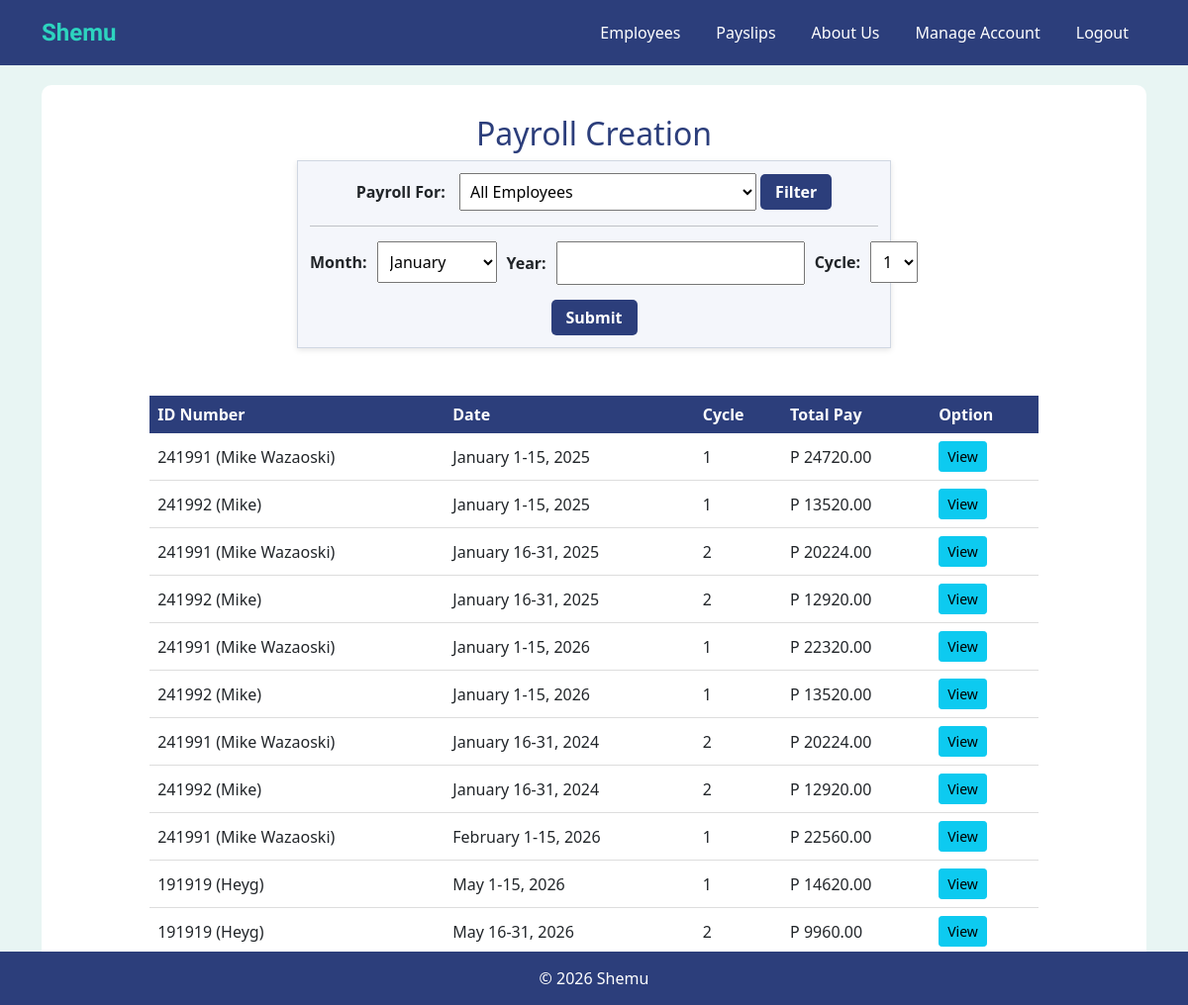
Page /payslips/2/ on the earlier database version.
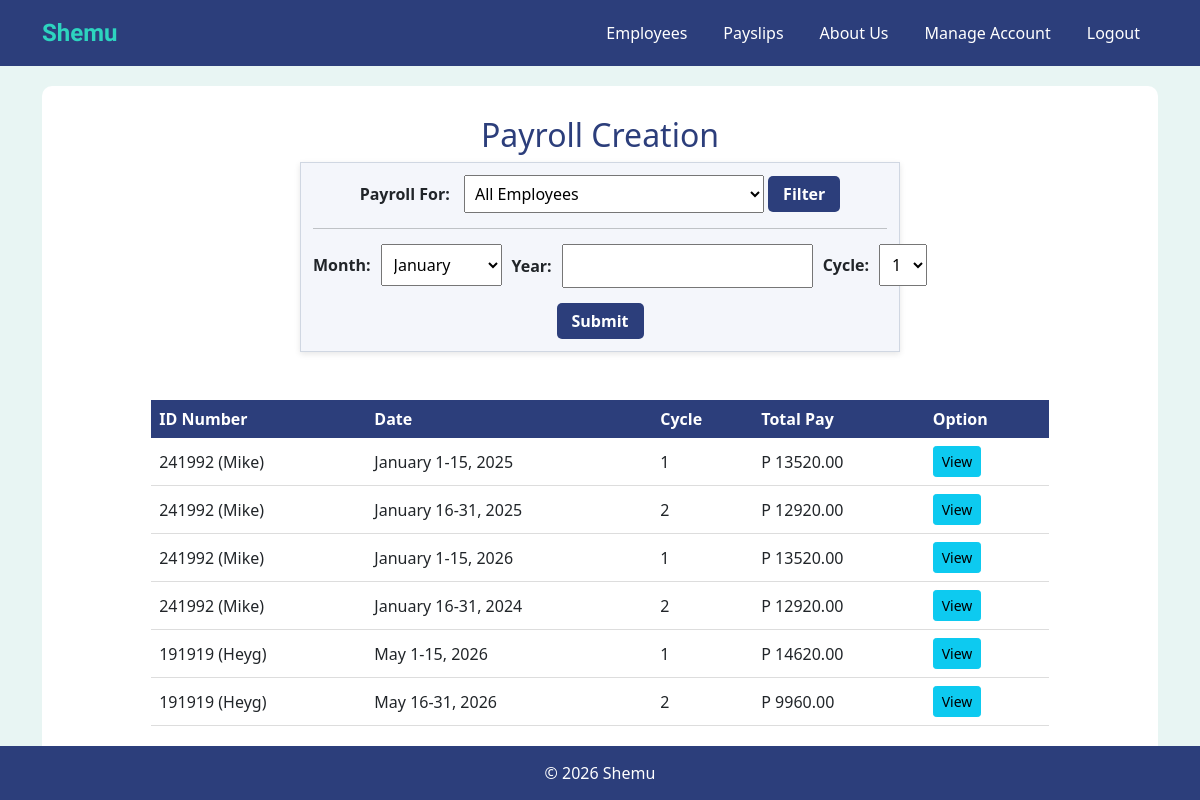
Same page on the later database version.
### shemuapp/models.py (models this page shows, shortened)
class Payslip(models.Model): #Payslip Attributes
    id_number = models.ForeignKey('Employee', on_delete=models.CASCADE, related_name='payslips')
    month = models.CharField(max_length=20)
    date_range = models.CharField(max_length=50)
    year = models.PositiveIntegerField(
        validators=[
            MinValueValidator(1),
            MaxValueValidator(9999)
        ],
        help_text="Enter a 4-digit year"
    )
    pay_cycle = models.IntegerField()
    rate = models.FloatField()
    earnings_allowance = models.FloatField(default=0)
    deductions_tax = models.FloatField(default=0)
    deductions_health = models.FloatField(default=0)
    pag_ibig = models.FloatField(default=0)
    sss = models.FloatField(default=0)
    overtime = models.FloatField(default=0)
    total_pay = models.FloatField()

class Employee(models.Model):
    name = models.CharField(max_length=300)
    id_number = models.CharField(max_length=300, unique=True)
    rate = models.DecimalField(max_digits=10, decimal_places=2)
    overtime_pay = models.DecimalField(max_digits=10, decimal_places=2,null=True, blank=True)
    allowance = models.DecimalField(max_digits=10, decimal_places=2, null=True, blank=True)

### shemuapp/views.py (the view, shortened to what this page needs)
# urls.py: path('payslips/', views.payslips, name='payslips'),
def payslips(request, pk):
    account = get_object_or_404(Account, pk=pk)
    all_employees = Employee.objects.all()
    all_payslips = Payslip.objects.all().select_related('id_number')
    months = ['January', 'February', 'March',
              'April', 'May', 'June',
              'July', 'August', 'September',
              'October', 'November', 'December']
    return render(request, 'payslips.html', {
        'employees': all_employees,
        'payslips': all_payslips,
        'months': months,
        'pk': pk,
        'current_user': account.getUsername()
    })

### shemuapp/models.py (called while the page is built)
    def getUsername(self):
        return self.username

### shemuapp/templates/payslips.html (shortened to what this page needs)
{% extends 'base.html' %}
{% block content %}
<div style="text-align:center;">
    <h2>Payroll Creation</h2>
    <div style="
        width:600px;
        height:190px;
        margin:auto;
        padding:12px;
        background-color:#f4f6fb;
        border:1px solid #d0d7e2;
        box-shadow:0 2px 6px rgba(0,0,0,0.1);
    ">
        <form method="POST" action="{% url 'payslips' pk=pk %}">
            <div style=" text-align:center; margin-bottom:15px;">
                <label>
                    <strong>Payroll For:</strong>
                </label>
                <select name="payroll_for" style="
                    width:300px; padding:6px;
                    margin-left:10px;">
                    <option value="all">All Employees</option>
                </select>
                <button type="submit" name="action" formnovalidate value="filter" style="
                    background-color:#2c3e7b;
                    color:white;
                    border:none;
                    padding:6px 15px;
                    border-radius:5px;
                    font-weight:bold;
                    cursor:pointer;"> Filter </button>
            </div>
            <hr style="margin:15px 0;">
            <div style="
                display:flex;
                justify-content:space-between;
                gap:10px;
                margin-bottom:15px;">
                <div style="flex:1;">
                    <div style="
                        display:flex;
                        align-items:center;
                        gap:10px;">
                        <label>
                            <strong>Month:</strong>
                        </label>
                        <select name="month" style="
                            flex:1;
                            padding:8px;">
                            {% for month in months %}
                            <option value="{{ month }}">
                                {{ month }}
                            </option>
                            {% endfor %}
                        </select>
                    </div>
                </div>
                <div style="flex:1;">
                    <div style="
                        display:flex;
                        align-items:center;
                        gap:10px;">
                        <label>
                            <strong>Year:</strong>
                        </label>
                        <input type="number" min="1810" name="year" style="
                            flex:1;
                            padding:8px;" required>
                    </div>
                </div>
                <div style="flex:1;">
                    <div style="
                        display:flex;
                        align-items:center;
                        gap:10px;">
                        <label>
                            <strong>Cycle:</strong>
                        </label>
                        <select name="cycle" style="
                            flex:1;
                            padding:8px;">
                            <option value="1">1</option>
                        </select>
                    </div>
                </div>
            </div>
            <div>
                <input type="submit" value="Submit" style="
                    background-color:#2c3e7b;
                    color:white;
                    border:none;
                    padding:6px 15px;
                    border-radius:5px;
                    font-weight:bold;
                    cursor:pointer;">
            </div>
        </form>
    </div>
    <br><br>
    <table cellpadding="8" style="
        margin:auto;
        border-collapse:collapse;
        width:85%;
        background-color:white;">
        <tr style="
            background-color:#2c3e7b;
            color:white;">
            <th>ID Number</th>
            <th>Date</th>
            <th>Cycle</th>
            <th>Total Pay</th>
            <th>Option</th>
        </tr>
        {% for payslip in payslips %}
        <tr style="
            background-color:white;
            border-bottom:1px solid #ddd;">
            <td>{{ payslip.id_number.id_number }} ({{ payslip.id_number.name }})</td>
            <td>
                {{ payslip.month }}
                {{ payslip.date_range }},
                {{ payslip.year }}
            </td>
            <td>{{ payslip.pay_cycle }}</td>
            <td>P {{ payslip.total_pay|floatformat:2 }}</td>
            <td>
                <a class="btn btn-info btn-sm" href="{% url 'view_payslip' pk=pk payslip_id=payslip.id %}"> View </a>
            </td>
        </tr>
        {% endfor %}
    </table>
</div>
{% endblock %}

### shemuapp/templates/base.html (shortened to what this page needs)
<html>
<head>
    <link href="https://cdn.jsdelivr.net/npm/bootstrap@5.1.3/dist/css/bootstrap.min.css" rel="stylesheet">
</head>
<body>
    <nav class="navbar navbar-expand-lg">
        <div class="container">
            {% if current_user %}
            <a class="navbar-brand graduate-regular" href="{% url 'employees' pk=pk %}">Shemu</a>
            <div class="navbar-nav">
                <a class="nav-link" href="{% url 'employees' pk=pk %}">Employees</a>
                <a class="nav-link" href="{% url 'payslips' pk=pk %}">Payslips</a>
                <a class="nav-link" href="{% url 'about_us' pk=pk %}">About Us</a>
                <a class="nav-link" href="{% url 'manage_account' pk=pk %}">Manage Account</a>
                <a class="nav-link" href="{% url 'logout' %}">Logout</a>
            </div>
            {% else %}
            <a class="navbar-brand" href="{% url 'login' %}">Shemu</a>
            <div class="navbar-nav"></div>
            {% endif %}
        </div>
    </nav>
    <div class="container">
        <div class="content-box">
            {% block content %}
            {% endblock %}
        </div>
    </div>
    <footer class="fixed-bottom mt-5">
        <div class="container text-center">
            <p class="mb-0">&copy; 2026 Shemu</p>
        </div>
    </footer>
</body>
</html>

### shemuapp/templates/base.html (style rules this page uses)
body { background-color: #E8F5F3; }
.navbar { background-color: #2C3E7B; padding: 10px 0; }
.navbar-brand { color: #2DD4BF; font-size: 24px; font-weight: bold; }
.nav-link { color: white; margin: 0 10px; }
.content-box { background-color: white; border-radius: 10px; padding: 30px; margin: 20px 0; }
h2 { color: #2C3E7B; }
footer { background-color: #2C3E7B; color: white; padding: 15px 0; margin-top: 40px; }
.graduate-regular { font-family: "Graduate", serif; font-weight: 600; font-style: normal; }

Differences in the rows shown:
removed Payslip: id_number.id_number "241991", id_number.name "Mike Wazaoski", month "January", date_range "1-15", year "2025", pay_cycle "1", total_pay "24720.00"
removed Payslip: id_number.id_number "241991", id_number.name "Mike Wazaoski", month "January", date_range "16-31", year "2025", pay_cycle "2", total_pay "20224.00"
removed Payslip: id_number.id_number "241991", id_number.name "Mike Wazaoski", month "January", date_range "1-15", year "2026", pay_cycle "1", total_pay "22320.00"
removed Payslip: id_number.id_number "241991", id_number.name "Mike Wazaoski", month "January", date_range "16-31", year "2024", pay_cycle "2", total_pay "20224.00"
removed Payslip: id_number.id_number "241991", id_number.name "Mike Wazaoski", month "February", date_range "1-15", year "2026", pay_cycle "1", total_pay "22560.00"
